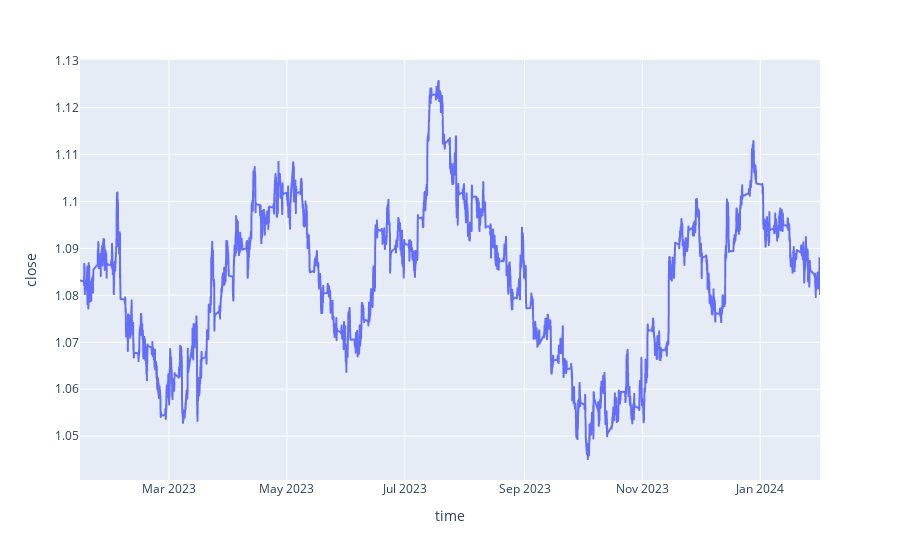

The cell this chart's notebook holds for it:
### Code cell
# Visualize Close Price
px.line(df, x='time', y='close')

### Figure 1 — Plotly figure (JSON) as saved in the notebook; plotly's stock layout.template omitted (floating-point values rounded to 4 significant figures; data arrays with more than 128 entries replaced by an {"elided": "..."} marker saying what was removed)
{"data": [{"hovertemplate": "time=%{x}<br>close=%{y}<extra></extra>", "legendgroup": "", "line": {"color": "#636efa", "dash": "solid"}, "marker": {"symbol": "circle"}, "mode": "lines", "name": "", "showlegend": false, "type": "scattergl", "x": {"elided": "6500 str values"}, "xaxis": "x", "y": {"elided": "6500 float values"}, "yaxis": "y"}], "layout": {"legend": {"tracegroupgap": 0}, "margin": {"t": 60}, "xaxis": {"anchor": "y", "domain": [0, 1], "title": {"text": "time"}}, "yaxis": {"anchor": "x", "domain": [0, 1], "title": {"text": "close"}}}}
